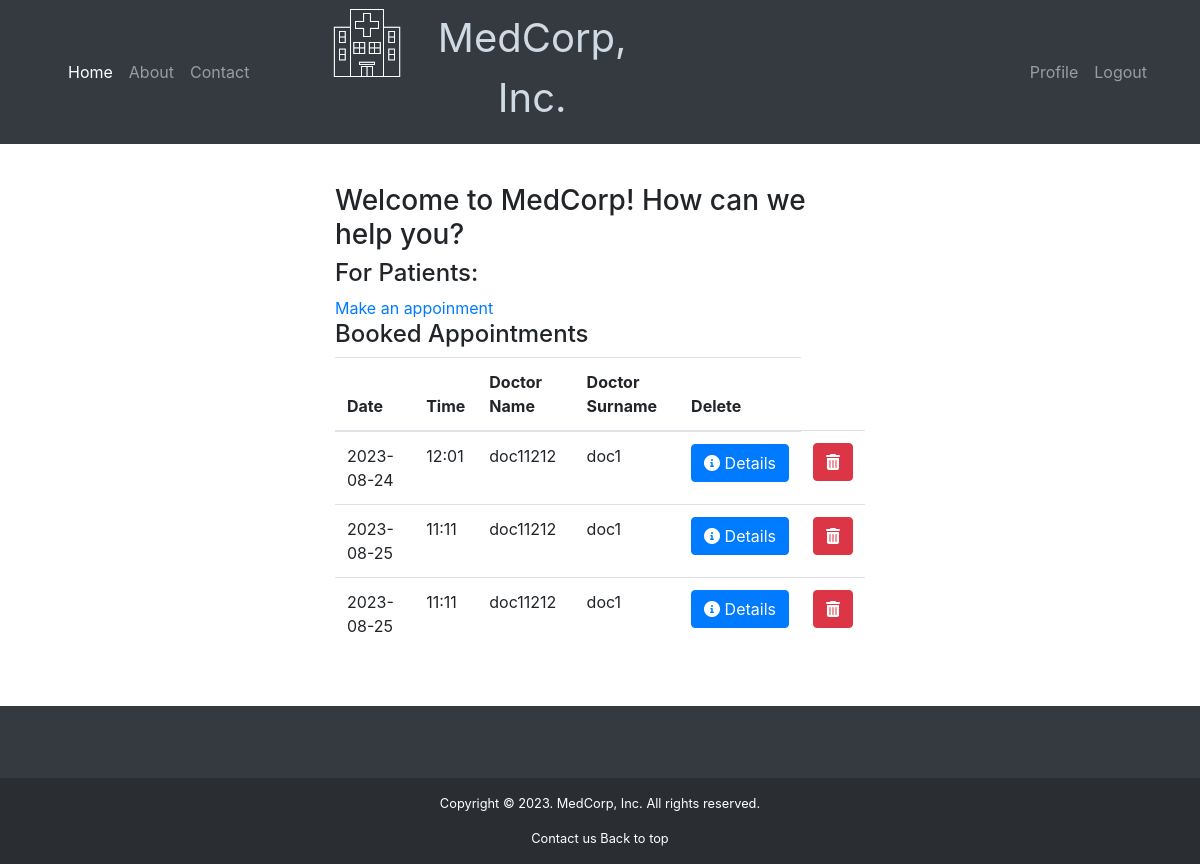
The page / (signed in) on the database as committed earlier.
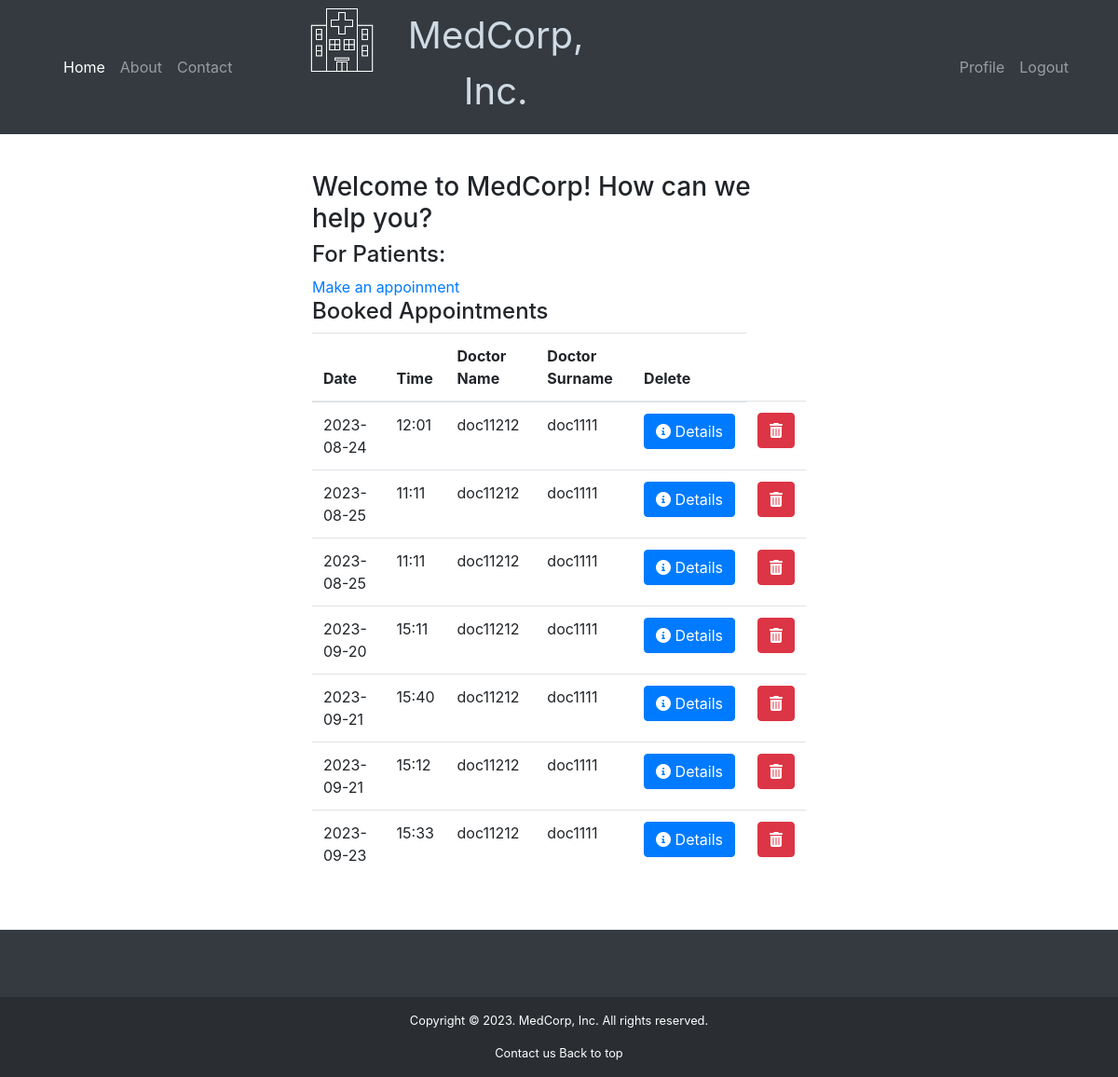
The same page on the database as committed later.
### library/db/models.py (models this page shows, shortened)
class Appointment(db.Model):
    __tablename__ = 'appointment'
    app_id = db.Column(db.Integer, primary_key=True, autoincrement=True)
    app_date = db.Column(db.Text, nullable=False)
    app_time = db.Column(db.Text, nullable=False)
    availability = db.Column(db.Boolean, nullable=False, default=True)
    patient_id = db.Column(db.Integer, db.ForeignKey("profile._id"))
    doctor_id = db.Column(db.Integer)
    createdDate = db.Column(db.DateTime,
                            default=datetime.utcnow, nullable=False)
    recommendations = db.Column(db.Text)
    profile = db.relationship("Profile", uselist=False)

class Profile(db.Model):
    __tablename__ = 'profile'
    _id = db.Column(db.Integer, primary_key=True, autoincrement=True)
    name = db.Column(db.String(100), unique=False)
    surname = db.Column(db.String(100), unique=False)
    birthdate = db.Column(db.DateTime, unique=False)
    gender = db.Column(db.String(10))
    email = db.Column(db.String(100), unique=True)
    telephone = db.Column(db.Integer, unique=False)
    insurance = db.Column(db.Boolean)
    userid = db.Column(db.Integer, db.ForeignKey("user._id"), nullable=False, unique=True)
    createdDate = db.Column(db.DateTime,
                            default=datetime.utcnow, nullable=False)
    user = db.relationship("User", uselist=False, cascade="delete")

### library/routes/routes.py (the view)
@pages.route("/", methods=["GET", "POST"])
def home():
    if request.method == "GET":
        booked_app = []
        appointment = []
        if current_user.is_authenticated:
            if current_user.isDoctor:
                appointment = Appointment.query.filter_by(
                    doctor_id=current_user._id).all()
            elif current_user.isPatient:
                booked_app = Appointment.query.filter_by(
                    patient_id=current_user._id).all()
        doctor_profiles = {}
        for app in appointment:
            doctor_profile = Profile.query.filter_by(
                userid=app.doctor_id).first()
            doctor_profiles[app.doctor_id] = doctor_profile
        if current_user.is_authenticated:
            display = Appointment.query.filter_by(
                patient_id=current_user._id).all()
            display_doctor = []
            for appointment in display:
                if appointment.doctor_id:
                    doctor_profile = Profile.query.filter_by(
                        userid=appointment.doctor_id).first()
                    display_doctor.append(doctor_profile)
                else:
                    display_doctor.append(None)
                return render_template("main/home.html",
                                       booked_app=booked_app,
                                       appointment=appointment,
                                       doctor_profiles=doctor_profiles,
                                       doctor_profile=doctor_profile)
        else:
            display = []
            display_doctor = []
        return render_template("main/home.html",
                               booked_app=booked_app,
                               appointment=appointment,
                               doctor_profiles=doctor_profiles)
    return render_template("main/home.html")

### library/app.py (called while the page is built)
def create_app():
    app = Flask(__name__)
    app.config["SECRET_KEY"] = os.environ.get(
        "SECRET_KEY", "c544081efca90d112b80ff0ce139dd98")
    app.config['SQLALCHEMY_DATABASE_URI'] = 'sqlite:///test.db'
    migrate.init_app(app, db)
    db.init_app(app)
    with app.app_context():
        db.create_all()
    app.register_blueprint(pages)
    app.register_blueprint(authorize)
    app.register_blueprint(doctor)
    app.register_blueprint(admin)
    login_manager = LoginManager()
    login_manager.init_app(app)
    login_manager.login_view = "authorize.login"
    @login_manager.user_loader
    def load_user(user_id):
        return User.query.get(int(user_id))
    return app

### library/templates/main/home.html (shortened to what this page needs)
{% extends 'layout.html' %}
{% block main_content %}
<h3>Welcome to MedCorp! How can we help you?</h3>
{% if current_user.isDoctor %}
<h4> For Doctors: </h4>
<a href="/appointment"> Create an appoinment </a>
<br>
{% elif current_user.isAdmin %}
<a href="/adminpanel"> Admin panel </a>
<br>
{% else %}
<h4> For Patients: </h4>
<a href="/appointment"> Make an appoinment </a>
<br>
{% endif %}
{% if current_user.isDoctor %}
    <h4>Appointments</h4>
    {% if appointment %}
    <table class="table">
        <thead>
            <tr>
                <th>Date</th>
                <th>Time</th>
                <th>Patient Name</th>
                <th>Patient Surname</th>
                <th>Availability</th>
                <th>Delete</th>
                <th>Details</th>
            </tr>
        </thead>
        <tbody>
            {% for app in appointment %}
            <tr>
                <td>{{ app.app_date }}</td>
                <td>{{ app.app_time }}</td>
                {% if app.patient_id %}
                <td>{{ app.profile.name }}</td>
                <td>{{ app.profile.surname }}</td>
                {% else %}
                <td>N/A</td>
                <td>N/A</td>
                {% endif %}
                <td>{{ "Available" if app.availability else "Booked" }}</td>
                <td> <a href="{{ url_for('pages.delete_app', app_id=app.app_id) }}" class="btn btn-danger"><i
                            class="fas fa-trash-alt"></i></a> </td>
                {% if not app.availability %}
                <td><a href="{{ url_for('pages.app_details', app_id=app.app_id) }}" class="btn btn-primary"><i class="fas fa-info-circle"></i> Details</a>
                </td>
                {% endif %}
            </tr>
            {% endfor %}
        </tbody>
    </table>
    {% else %}
    <p>You have no appointments yet.</p>
    {% endif %}
{% elif current_user.isPatient %}
    <h4>Booked Appointments</h4>
    {% if booked_app %}
    <table class="table">
        <thead>
            <tr>
                <th>Date</th>
                <th>Time</th>
                <th>Doctor Name</th>
                <th>Doctor Surname</th>
                <th>Delete</th>
            </tr>
        </thead>
        <tbody>
            {% for app in booked_app %}
            <tr>
                <td>{{ app.app_date }}</td>
                <td>{{ app.app_time }}</td>
                {% if doctor_profile %}
                <td>{{ doctor_profile.name }}</td>
                <td>{{ doctor_profile.surname }}</td>
                {% else %}
                <td>Doctor information not available</td>
                <td>Doctor information not available</td>
                {% endif %}
                <td><a href="{{ url_for('pages.app_details', app_id=app.app_id) }}" class="btn btn-primary"><i class="fas fa-info-circle"></i> Details</a>
                </td>
                <td> <a href="{{ url_for('pages.delete_app_patient', app_id=app.app_id) }}" class="btn btn-danger"><i
                            class="fas fa-trash-alt"></i></a> </td>
            </tr>
            {% endfor %}
        </tbody>
    </table>
    {% else %}
    <p>You have not booked any appointments yet.</p>
    {% endif %}
{% endif %}
{% endblock %}

### library/templates/layout.html (shortened to what this page needs)
{% from "macros/nav.html" import navbar %}
{% from "macros/footer.html" import footer %}
<!DOCTYPE html>
<html lang="en">
<head>
    <link rel="stylesheet" href="{{ url_for('static', filename='css/main.css') }}" />
    <link rel="stylesheet" href="https://cdn.jsdelivr.net/npm/bootstrap@4.0.0/dist/css/bootstrap.min.css"
>
    <link rel="stylesheet" href="https://cdnjs.cloudflare.com/ajax/libs/font-awesome/6.0.0-beta3/css/all.min.css">
</head>
<body>
    <div class="navbar-nav">
        {{ navbar(current_user) }}
    </div>
    <main>
        <div id="page-container">
            <div id="content-wrap">
                <div class="container col-6">
                {% block main_content %} {% endblock %}
            </div>
        </div>
    </div>
    </main>
    <div id="footer">
    {{ footer() }}
    </div>
</body>
</html>

### library/templates/macros/nav.html (shortened to what this page needs)
{% macro navbar(current_user) %}
<nav class="navbar navbar-expand-lg navbar-dark bg-dark">
    <div class="container">
        <div class="col-md-2">
            <div class="navbar-nav">
                <a class="nav-item nav-link {% if request.endpoint == 'pages.home' %}active{% endif %}"
                    href="/">Home</a>
                <a class="nav-item nav-link {% if request.endpoint == 'pages.about' %}active{% endif %}"
                    href="/about">About</a>
                <a class="nav-item nav-link {% if request.endpoint == 'pages.contact' %}active{% endif %}"
                    href="/contact">Contact</a>
            </div>
        </div>
        <a href="/" class="col-md-7" id="nav-logo">
            <div class="col-md-7">
                <div class="logo-image">
                    <img src="/static/svg/hospital.png" alt="Logo" class="logo" height="70px" width="70px" />
                </div>
                <div class="logo-word">
                    <h1 class="brand-name"> MedCorp, Inc. </h1>
                </div>
            </div>
        </a>
        <div>
            <div>
                {% if session["logged_in"] == True %}
                <div class="navbar-nav ml-auto">
                    <a class="nav-item nav-link {% if request.endpoint == 'pages.profile' %}active{% endif %}"
                        style="text-align:right;" href="/profile/{{ current_user._id }}">Profile</a>
                    <a class="nav-item nav-link" style="text-align:right;"
                        href="{{ url_for('authorize.logout') }}">Logout</a>
                </div>
                {% endif %}
            </div>
        </div>
    </div>
</nav>
{% endmacro %}

### library/templates/macros/footer.html (shortened to what this page needs)
{% macro footer() %}
<footer class="bg-dark text-center text-white">
    <small>
        <div class="container p-4 pb-0">
        </div>
        <div class="text-center p-3" style="background-color: rgba(0, 0, 0, 0.2);">
            <nav>
                <p>Copyright &copy; 2023. MedCorp, Inc. All rights reserved.</p>
                <a class="text-white" href="/contact">Contact us</a>
                <a class="text-white" href="#top">Back to top</a>
            </nav>
        </div>
    </small>
</footer>
{% endmacro %}

### library/static/css/main.css (style rules this page uses)
*, *::before, *::after { box-sizing: border-box; margin: 0; padding: 0; }
.logo-image { display: flex; float:left; margin: 0; padding: 0; }
.logo-word { display:flex; }
.navbar-nav { display: inline; }
.brand-name { font-family: -apple-system, BlinkMacSystemFont, "Segoe UI", Roboto, "Helvetica Neue", Arial, sans-serif, "Apple Color Emoji", "Segoe UI Emoji", "Segoe UI Symbol"; font-size: 2.5rem; font-weight: 400; line-height: 1.5; color: #cfdae4; text-align: center; }
#page-container { position: relative; height: auto; }
#content-wrap { padding: 2.5rem; }
html, body { height: 100%; width: 100%; margin: 0; display: table; }
#footer { display: table-row; height: 50px; margin-top: -50px; }
.logo { filter: brightness(0) invert(1); }

Rows that differ between the two databases and show on the page:
changed Profile "doc11212": surname "doc1" → "doc1111"
added Appointment: app_date "2023-09-20", app_time "15:11", {{ doctor_profile.name }} "doc11212", {{ doctor_profile.surname }} "doc1111"
added Appointment: app_date "2023-09-21", app_time "15:40", {{ doctor_profile.name }} "doc11212", {{ doctor_profile.surname }} "doc1111"
added Appointment: app_date "2023-09-21", app_time "15:12", {{ doctor_profile.name }} "doc11212", {{ doctor_profile.surname }} "doc1111"
added Appointment: app_date "2023-09-23", app_time "15:33", {{ doctor_profile.name }} "doc11212", {{ doctor_profile.surname }} "doc1111"
